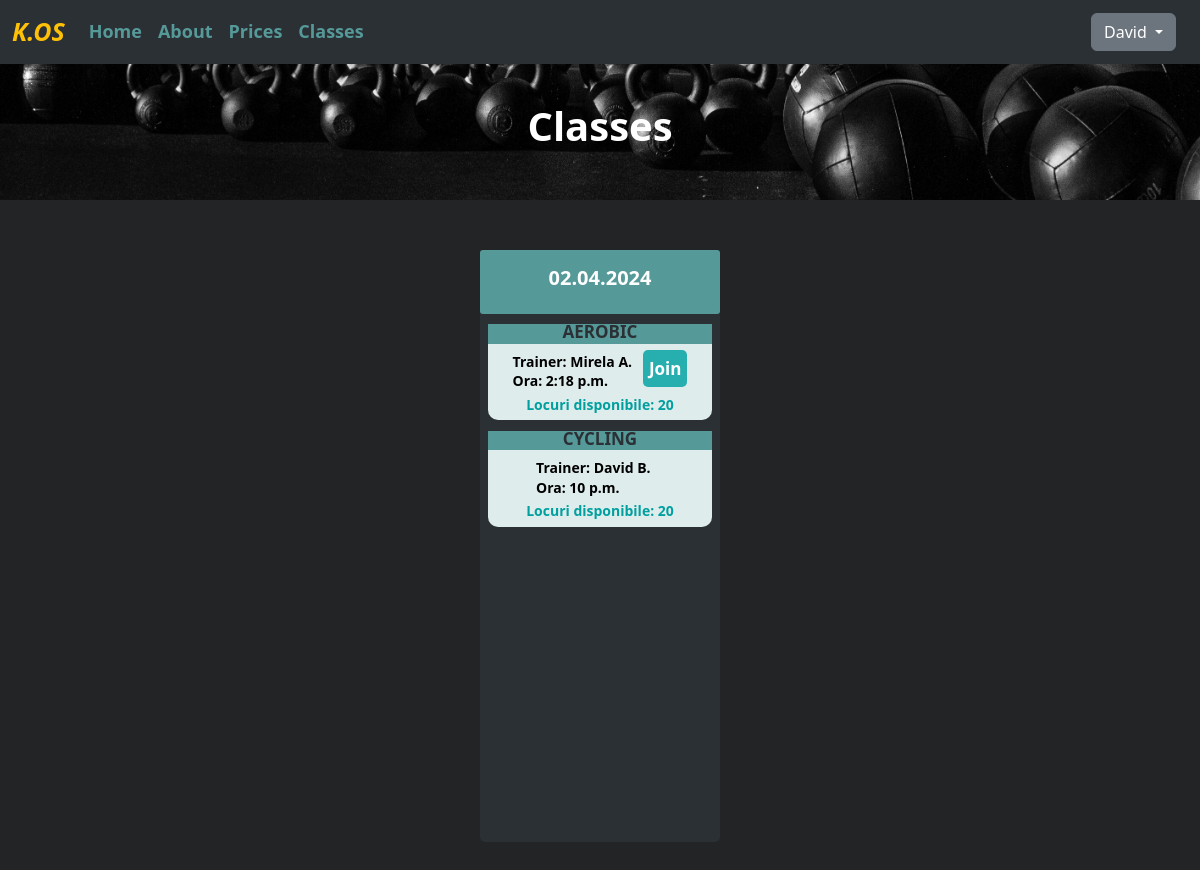
The app's page /classes/ (signed in) with its own data.
### class_schedule/models.py (models this page shows, shortened)
class ClassGym(models.Model):
    class_option = {
        ('trx', 'Trx'),
        ('cycling', 'Cycling'),
        ('crossfit', 'Crossfit'),
        ('bodypump', 'Bodypump'),
        ('aerobic', 'Aerobic'),
        ('zumba', 'Zumba')
    }
    title = models.CharField(choices=class_option, max_length=8)
    trainer = models.ForeignKey(User, on_delete=models.CASCADE)
    time = models.TimeField()
    date = models.DateField()
    people_nr = models.IntegerField(null=True)
    created_at = models.DateTimeField(auto_now_add=True)
    updated_at = models.DateTimeField(auto_now=True)

### class_schedule/views.py (the view, shortened to what this page needs)
# urls.py: path("classes/", views.ClassListView.as_view(), name="classes"),
class ClassListView(ListView):
    template_name = 'class/classes.html'
    model = ClassGym
    context_object_name = "all_classes"
    def get_queryset(self):
        return UserSubscription.objects.filter(user_id=self.request.user.id).order_by('-end_date')[:2]
    def get_context_data(self, **kwargs):
        context = super().get_context_data(**kwargs)
        last_subscriptions = self.get_queryset()
        if len(last_subscriptions) == 2:
            if last_subscriptions[1].end_date >= datetime.date.today():
                current_subscription = last_subscriptions[1]
                next_subscription = last_subscriptions[0]
            else:
                current_subscription = last_subscriptions[0]
                next_subscription = None
        elif len(last_subscriptions) == 1:
            current_subscription = last_subscriptions[0]
            next_subscription = None
        else:
            current_subscription = None
            next_subscription = None
        context['current_subscription'] = current_subscription
        context['next_subscription'] = next_subscription
        dates = ClassGym.objects.values_list('date', flat=True).distinct().order_by('date')
        current_date = datetime.date.today()
        days = 0
        dates_classes = []
        for date in dates:
            if date >= current_date and days < 7:
                dates_classes.append(date)
                days += 1
        tuple_classes = []
        for el in dates_classes:
            time_classes = ClassGym.objects.filter(date=el).distinct().order_by('time')
            tuple_classes.append((el, time_classes))
        context['tuple_list'] = tuple_classes
        context['crt_date'] = current_date
        user_schedule = UserSchedule.objects.values_list('joined_classes_id',  flat=True).filter(user_id=self.request.user.id)
        context['user_schedule'] = user_schedule
        return context

### templates/class/classes.html (shortened to what this page needs)
{% extends 'basegym.html' %}
{% load static %}
{% block content %}
    <div class="title_container_schedule">
        <h4 class="title_schedule">Classes</h4>
    </div>
    <div class="container_dates">
        {% for day in tuple_list %}
            <div class="card_date">
                <div class="container_title_date">
                    <h5>{{ day.0| date:'d.m.Y' }}</h5>
                </div>
                <div class="container_classes">
                    {% for class in day.1 %}
                        <div class="container_class">
                            <div class="title_class">
                                <h5>{{ class.title.upper }}</h5>
                            </div>
                            <div class="content_class">
                                <div class="trainer_class">
                                    <h5>Trainer: {{ class.trainer.first_name }} {{ class.trainer.last_name.0 }}.</h5>
                                    <h5>Ora: {{ class.time }}</h5>
                                </div>
                                {% if class.id in user_schedule %}
                                    <div>
                                        <form action="{% url 'classes' %}" method="post">
                                            {% csrf_token %}
                                            <input type="hidden" name="action" value="cancel">
                                            <input type="hidden" name="class_id" value="{{ class.id }}">
                                            <button class="btn join_cancel_class" type="submit">Cancel</button>
                                        </form>
                                    </div>
                                {% else %}
                                    {% if class.trainer != user %}
                                        {% if user.is_authenticated %}
                                            {% if perms.prices.add_card %}
                                                {% if class.people_nr >= 1 %}
                                                    <form action="{% url 'classes' %}" method="post">
                                                        {% csrf_token %}
                                                        <input type="hidden" name="action" value="join">
                                                        <input type="hidden" name="class_id" value="{{ class.id }}">
                                                        <button class="btn join_cancel_class" type="submit">Join
                                                        </button>
                                                    </form>
                                                {% endif %}
                                            {% elif current_subscription.start_date <= class.date and class.date <= current_subscription.end_date or next_subscription.start_date <= class.date and class.date <= next_subscription.end_date %}
                                                {% if class.people_nr >= 1 %}
                                                    <form action="{% url 'classes' %}" method="post">
                                                        <button class="btn join_cancel_class" type="submit">Join
                                                        </button>
                                                    </form>
                                                {% endif %}
                                            {% else %}
                                                {% if class.people_nr >= 1 %}
                                                    <a class="btn join_cancel_class"
                                                       href="{% url 'prices' %}">Join</a>
                                                {% endif %}
                                            {% endif %}
                                        {% else %}
                                            {% if class.people_nr >= 1 %}
                                                <a class="btn join_cancel_class" href="{% url 'login' %}">Join</a>
                                            {% endif %}
                                        {% endif %}
                                    {% endif %}
                                {% endif %}
                            </div>
                            <div class="spots_class">
                                <h5>Locuri disponibile: {{ class.people_nr }}</h5>
                            </div>
                        </div>
                    {% endfor %}
                </div>
            </div>
        {% endfor %}
    </div>
{% endblock %}

### templates/navbargym.html (shortened to what this page needs)
<nav class="navbar navbar-expand-lg bg-body-tertiary fixed-top" data-bs-theme="dark">
    <div class="container-fluid">
        <a class="navbar-brand" href="{% url 'home_page' %}">K.OS</a>
        <div class="collapse navbar-collapse" id="navbarSupportedContent">
            <ul class="navbar-nav me-auto mb-2 mb-lg-0">
                <li class="nav-item ">
                    <a class="nav-link active " aria-current="page" href="{% url 'homepage_gym' %}">Home</a>
                </li>
                <li class="nav-item">
                    <a class="nav-link" href="{% url 'about_gym' %}">About</a>
                </li>
                <li class="nav-item">
                    <a class="nav-link" href="{% url 'prices' %}">Prices</a>
                </li>
                <li class="nav-item">
                    <a class="nav-link" href="{% url 'classes' %}">Classes</a>
                </li>
            </ul>
            {% if  user.is_authenticated %}
                <div class="dropdown" style="margin-right: 1vw">
                    <button class="btn btn-secondary dropdown-toggle" type="button" data-bs-toggle="dropdown"
                            aria-expanded="false">
                        {{ request.user.first_name }}
                    </button>
                </div>
            {% else %}
                <div>
                    <a href="{% url 'login' %}" class="btn btn-warning">Login</a>
                    <a href="{% url 'create-user' %}" class="btn btn-secondary me-2">Sign up</a>
                </div>
            {% endif %}
        </div>
    </div>
</nav>

### static/css/custom-settings-gym.css (style rules this page uses)
:root { --main-color: #569999; --hover-color: #477d7d; --custom-font-size: 18px; --custom-font-weight: 650; }
a.navbar-brand { color: #ffc107; font-size: 25px; font-weight: bold; font-style: italic; }
.navbar-nav li a.nav-link.active { color: var(--main-color); font-size: var(--custom-font-size); font-weight: var(--custom-font-weight); }
.navbar-nav li a.nav-link { color: var(--main-color); font-size: var(--custom-font-size); font-weight: var(--custom-font-weight); }
body { background-color: #222426; background-size: cover; background-repeat: no-repeat; align-items: center; height: 100vh; }
.title_container_schedule { display: flex; background-image: url("../images/31.jpg"); background-size: cover; justify-content: center; align-items: center; width: 100%; height: 25vh; margin-bottom: 50px; background-position: center; }
.title_schedule { font-size: 40px; color: #ffffff; font-weight: bold; margin-top: 60px; }
.container_dates { display: flex; justify-content: center; align-items: center; flex-wrap: wrap; column-gap: 5px; }
.card_date { margin-bottom: 47px; width: 15rem; height: 37rem; background-color: #2b3035; border-radius: 5px; padding: 0; border: 0; }
.container_title_date { display: flex; justify-content: center; align-items: center; width: 15rem; height: 4rem; background-color: #569999; border-radius: 3px; }
.container_title_date h5 { font-size: 20px; font-weight: bold; color: white; }
.container_classes { width: 15rem; height: 32.35rem; border-radius: 5px; overflow: hidden; overflow-y: scroll; }
.container_class { background-color: #dfecec; color: #070606; width: 14rem; height: 6rem; margin-top: 0.65rem; margin-left: 0.5rem; border-radius: 10px; }
.title_class { width: 14rem; height: 1.2rem; display: flex; justify-content: center; align-items: center; padding-bottom: 0; background-color: #569999; }
.title_class h5 { margin-top: 5px; font-size: 17px; font-weight: 700; color: #2b3035; }
.content_class { margin-top: 5px; display: flex; justify-content: center; align-items: center; column-gap: 0.2vw; width: 100%; }
.trainer_class { margin-top: 5px; width: 8rem; height: 2.2rem; }
.trainer_class h5 { text-align: left; color: black; font-weight: bold; font-size: 14px; margin-bottom: 3px; padding: 0; }
.join_cancel_class { background-color: #27afaf; color: #ffffff; border-radius: 5px; text-decoration: none; font-weight: bold; font-size: 17px; padding: 5px; }
.spots_class { margin-top: 10px; width: 14rem; height: 1rem; display: flex; justify-content: center; align-items: center; padding-bottom: 0; }
.spots_class h5 { margin-top: 5px; font-weight: 750; font-size: 14px; color: #029f9f; }

### records on screen
ClassGym: title "AEROBIC", trainer.first_name "Mirela", trainer.last_name.0 "A", time "2:18 p.m.", people_nr "20"
ClassGym: title "CYCLING", trainer.first_name "David", trainer.last_name.0 "B", time "10 p.m.", people_nr "20"

### other values on screen
{{ request.user.first_name }} "David"
{{ day.0| date:'d.m.Y' }} "02.04.2024"
